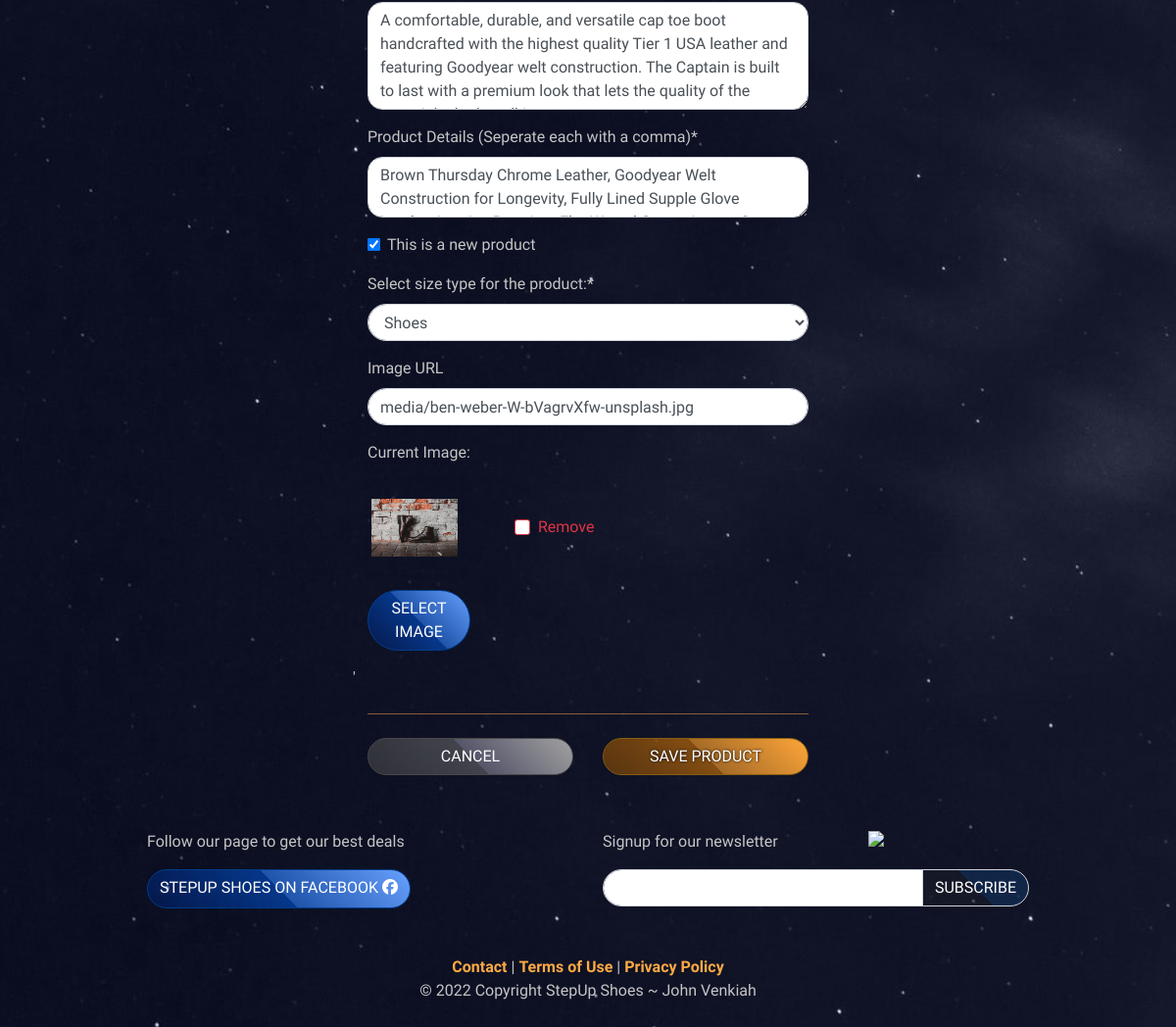
/products/edit/3/ (signed in, lower part), run on an earlier commit of the app's database.
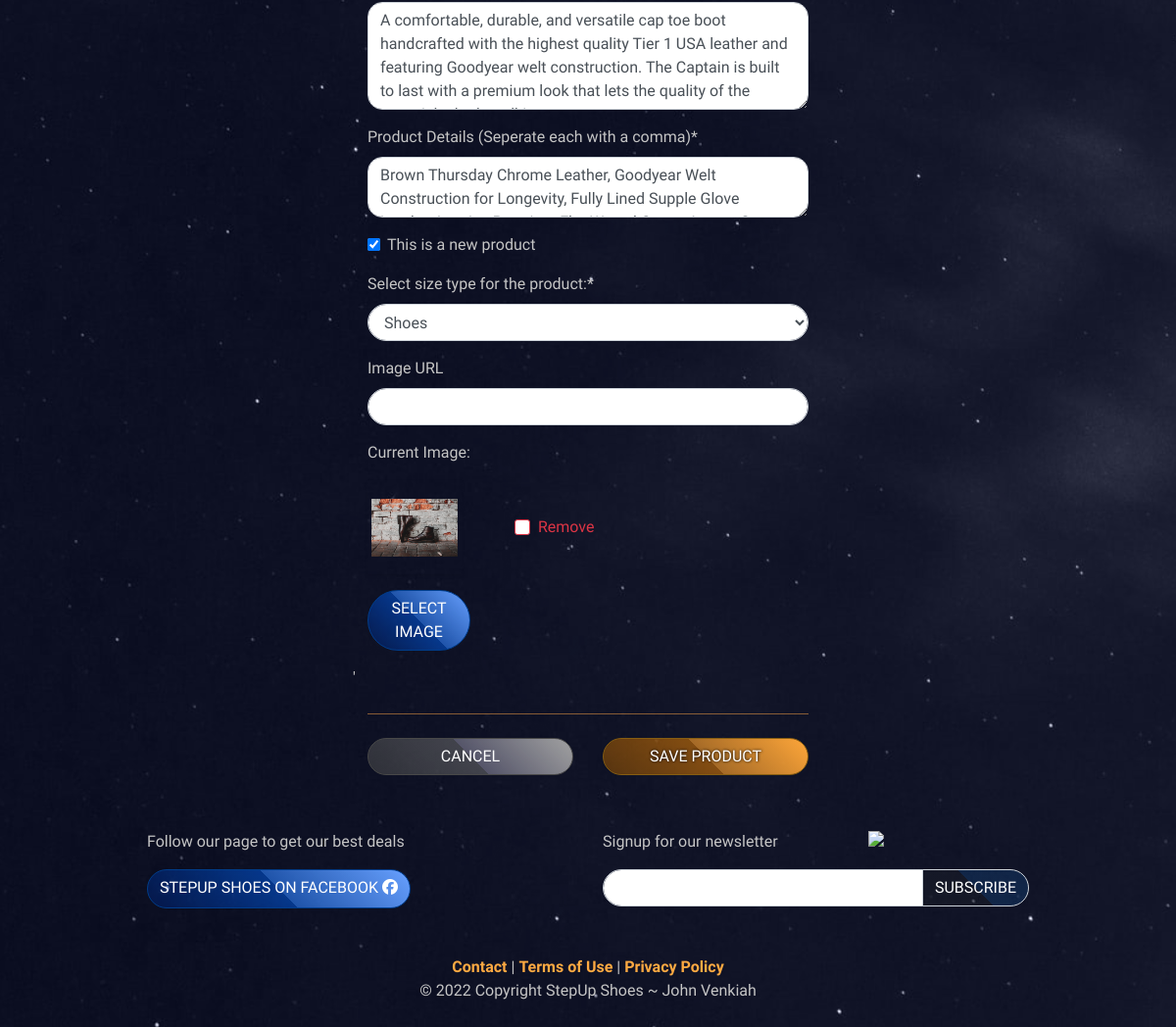
And on a later commit of the database.
### products/models.py (models this page shows, shortened)
class Product(models.Model):
    class Meta:
        ordering = ['id']
    art_nr = models.CharField(
        verbose_name=_('Art. Nr'),
        max_length=254,
    )
    name = models.CharField(
        verbose_name=_('Name'),
        max_length=254,
        unique=True
    )
    category = models.ForeignKey(
        'Category',
        null=True,
        blank=True,
        on_delete=models.SET_NULL
    )
    gender = models.CharField(
        verbose_name=_('Gender'),
        choices=GENDER_CHOICES,
        max_length=24,
        default='u'
    )
    brand = models.ForeignKey(
        'Brand',
        null=True,
        blank=True,
        on_delete=models.SET_NULL
    )
    initial_price = models.DecimalField(
        verbose_name=_('Initial Price'),
        max_digits=6,
        decimal_places=2,
        validators=[
            MinValueValidator(0)
        ],
        null=True,
        blank=True
    )
    price = models.DecimalField(
        verbose_name=_('Price'),
        max_digits=6,
        decimal_places=2,
        validators=[
            MinValueValidator(0)
        ]
    )
    description = models.TextField(
        verbose_name=_('Description'),
    )
    details = models.CharField(
        verbose_name=_('Product Details'),
        max_length=254,
        null=True,
        blank=True
    )
    is_new = models.BooleanField(
        verbose_name=('Is New'),
        default=False
    )
    size_type = models.CharField(
        verbose_name=_('Size Type'),
        choices=SIZE_CHOICES,
        max_length=24,
        default='N/A'
    )
    rating = models.DecimalField(
        verbose_name=_('Rating'),
        max_digits=6,
        decimal_places=2,
        null=True,
        blank=True
    )
    discount = models.DecimalField(
        verbose_name=_('Discount'),
        max_digits=6,
        decimal_places=2,
        null=True,
        blank=True
    )
    image_url = models.URLField(
        verbose_name=_('Image URL'),
        max_length=1024,
        null=True,
        blank=True
    )
    image = models.ImageField(
        verbose_name=_('Image'),
        null=True,
        blank=True
    )

### products/views.py (the view)
# urls.py: path('edit/<int:product_id>/', views.edit_product, name='edit_product'),
@login_required
def edit_product(request, product_id):
    if not request.user.is_superuser:
        messages.error(request, 'Sorry, access to that page is denied.')
        return redirect(reverse('home'))
    product = get_object_or_404(Product, pk=product_id)
    if request.method == 'POST':
        product_form = ProductForm(
            request.POST, request.FILES, instance=product
        )
        if product_form.is_valid():
            product = product_form.save()
            if product.initial_price and product.initial_price > 0:
                product.discount = product.initial_price - product.price
            else:
                product.initial_price = None
            product_form.validate_initial_price()
            product.save()
            messages.success(request, f'Successfully updated {product.name}')
            return redirect(reverse('product_detail', args=[product.id]))
        else:
            messages.error(request, 'Updating Product failed. \
                    please check if the form is valid and try again.')
    else:
        product_form = ProductForm(instance=product)
        messages.info(request, f'Currently editing {product.name}')
    template = 'products/edit_product.html'
    context = {
        'product_form': product_form,
        'product': product,
    }
    return render(request, template, context)

### cart/contexts.py (called while the page is built, shortened)
def cart_contents(request):
    cart_items = []
    total = 0
    product_count = 0
    cart = request.session.get('cart', {})
    if total < settings.FREE_DELIVERY_THRESHOLD:
        delivery = total * Decimal(settings.STANDARD_DELIVERY_PERCENTAGE / 100)
        free_delivery_delta = settings.FREE_DELIVERY_THRESHOLD - total
    else:
        delivery = 0
        free_delivery_delta = 0
    grand_total = delivery + total
    context = {
        'cart_items': cart_items,
        'total': total,
        'product_count': product_count,
        'delivery': delivery,
        'free_delivery_delta': free_delivery_delta,
        'free_delivery_threshold': settings.FREE_DELIVERY_THRESHOLD,
        'grand_total': grand_total,
    }
    return context

### home/contexts.py (called while the page is built)
def contact_form(request):
    return {'contact_form': ContactForm}

def mobile(request):
    mobile_agent_re = re.compile(
        r".*(iphone|mobile|androidtouch)", re.IGNORECASE
    )
    try:
        if mobile_agent_re.match(request.META['HTTP_USER_AGENT']):
            is_mobile = True
        else:
            is_mobile = False
    except Exception:
        is_mobile = False
    return {'is_mobile': is_mobile}

### products/templates/products/edit_product.html (shortened to what this page needs)
{% extends 'base.html' %}
{% load static %}
{% block content %}
    <div class="container mw-lg">
        <div class="row">
            <div class="col col-md-8 col-lg-6 mx-auto">
                <form method="POST" action="{% url 'edit_product' product.id %}" class="form mb-2" enctype="multipart/form-data">
                    {% for field in product_form %}
                        {% if field.name != 'image' %}
                            {{ field | as_crispy_field }}
                        {% else %}
                        {{ field }}
                        {% endif %}
                    {% endfor %}
                    <div class="row">
                        <div class="col-12 text-center">
                            <hr class="my-4">
                        </div>
                        <div class="col-6">
                            <a class="d-block btn btn-grey" href="{% url 'products' %}">Cancel</a>
                        </div>
                        <div class="col-6">
                            <button class="w-100 btn btn-orange" type="submit">Save Product</button>
                        </div>
                    </div>
                </form>
            </div>
        </div>
    </div>
{% endblock %}

What changed in the data, as far as the page shows it:
changed Product "Shoes": image_url "media/ben-weber-W-bVagrvXfw-unsplash.jpg" → (not shown)
